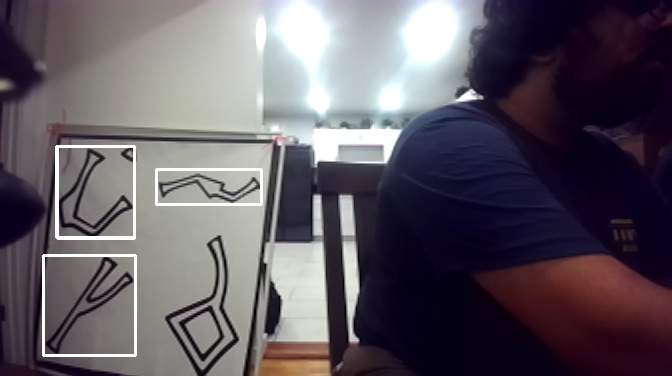
#> input picture mrobosub_perception/src/bbox.png, 672 x 376 px
$ python -i grip_output.py   (imports and definitions only)
#> lines starting #> are read from the running program, lines starting #| are printed output that depends on the picture; after the words box and inside, x2 and y2 are one past the last pixel; in counts of white or black regions, pixels touching at a corner belong together
#> further down, picture is the input picture: shape (376, 672, 3); mean B, G, R 97.6, 88.7, 95.6
import math
from enum import Enum

import cv2
import numpy


class GripPipeline:
    """
    An OpenCV pipeline generated by GRIP.
    """

    def __init__(self):
        """initializes all values to presets or None if need to be set"""

        self.__blur_type = BlurType.Box_Blur
        self.__blur_radius = 3.6036036036036037

        self.blur_output = None

        self.__hsv_threshold_input = self.blur_output
        self.__hsv_threshold_hue = [0.0, 123.93939393939392]
        self.__hsv_threshold_saturation = [45.86330935251798, 255.0]
        self.__hsv_threshold_value = [61.915467625899275, 255.0]

        self.hsv_threshold_output = None

        self.__find_lines_input = self.hsv_threshold_output

        self.find_lines_output = None

        self.__filter_lines_lines = self.find_lines_output
        self.__filter_lines_min_length = 10.0
        self.__filter_lines_angle = [0, 360]

        self.filter_lines_output = None

    def process(self, source0):
        """
        Runs the pipeline and sets all outputs to new values.
        """
        # Step Blur0:
        self.__blur_input = source0
        (self.blur_output) = self.__blur(
            self.__blur_input, self.__blur_type, self.__blur_radius
        )

        # Step HSV_Threshold0:
        self.__hsv_threshold_input = self.blur_output
        (self.hsv_threshold_output) = self.__hsv_threshold(
            self.__hsv_threshold_input,
            self.__hsv_threshold_hue,
            self.__hsv_threshold_saturation,
            self.__hsv_threshold_value,
        )

        # Step Find_Lines0:
        self.__find_lines_input = self.hsv_threshold_output
        (self.find_lines_output) = self.__find_lines(self.__find_lines_input)

        # Step Filter_Lines0:
        self.__filter_lines_lines = self.find_lines_output
        (self.filter_lines_output) = self.__filter_lines(
            self.__filter_lines_lines,
            self.__filter_lines_min_length,
            self.__filter_lines_angle,
        )

    @staticmethod
    def __blur(src, type, radius):
        """Softens an image using one of several filters.
        Args:
            src: The source mat (numpy.ndarray).
            type: The blurType to perform represented as an int.
            radius: The radius for the blur as a float.
        Returns:
            A numpy.ndarray that has been blurred.
        """
#> called with radius = 3.6
        if type is BlurType.Box_Blur:
            ksize = int(2 * round(radius) + 1)
            return cv2.blur(src, (ksize, ksize))
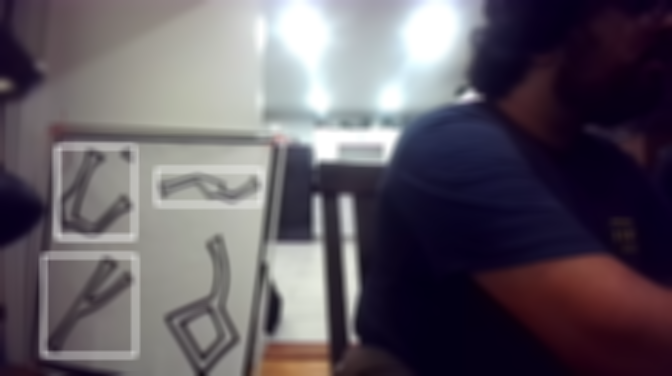
#> returned value: shape (376, 672, 3); mean of channels 0, 1, 2 97.6, 88.7, 95.6; drawn as B, G, R
        elif type is BlurType.Gaussian_Blur:
            ksize = int(6 * round(radius) + 1)
            return cv2.GaussianBlur(src, (ksize, ksize), round(radius))
        elif type is BlurType.Median_Filter:
            ksize = int(2 * round(radius) + 1)
            return cv2.medianBlur(src, ksize)
        else:
            return cv2.bilateralFilter(src, -1, round(radius), round(radius))

    @staticmethod
    def __hsv_threshold(input, hue, sat, val):
        """Segment an image based on hue, saturation, and value ranges.
        Args:
            input: A BGR numpy.ndarray.
            hue: A list of two numbers the are the min and max hue.
            sat: A list of two numbers the are the min and max saturation.
            lum: A list of two numbers the are the min and max value.
        Returns:
            A black and white numpy.ndarray.
        """
        out = cv2.cvtColor(input, cv2.COLOR_BGR2HSV)
#> out: shape (376, 672, 3); mean H, S, V 101.6, 95.4, 103.4
        return cv2.inRange(out, (hue[0], sat[0], val[0]), (hue[1], sat[1], val[1]))
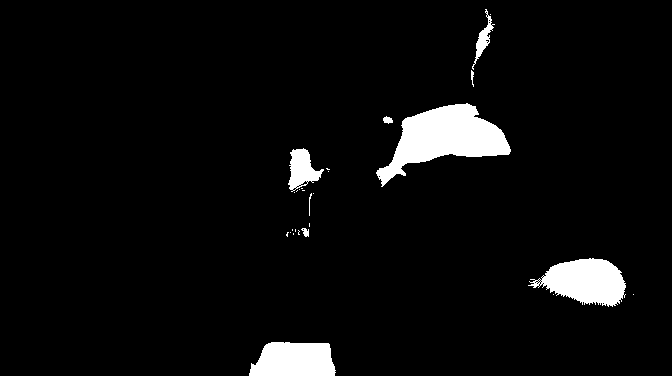
#> returned value: shape (376, 672); 4.8% white; 27 white regions (18 under 20 px), largest, box (x1, y1, x2, y2) and area: (376, 103, 511, 187) 5195, (528, 258, 626, 307) 3017, (249, 342, 336, 376) 2499

    class Line:

        def __init__(self, x1, y1, x2, y2):
            self.x1 = x1
            self.y1 = y1
            self.x2 = x2
            self.y2 = y2

        def length(self):
            return numpy.sqrt(pow(self.x2 - self.x1, 2) + pow(self.y2 - self.y1, 2))

        def angle(self):
            return math.degrees(math.atan2(self.y2 - self.y1, self.x2 - self.x1))

    @staticmethod
    def __find_lines(input):
        """Finds all line segments in an image.
        Args:
            input: A numpy.ndarray.
        Returns:
            A filtered list of Lines.
        """
        detector = cv2.createLineSegmentDetector()
        if len(input.shape) == 2 or input.shape[2] == 1:
            lines = detector.detect(input)
        else:
            tmp = cv2.cvtColor(input, cv2.COLOR_BGR2GRAY)
            lines = detector.detect(tmp)
        output = []
        if len(lines) != 0:
            for i in range(1, len(lines[0])):
                tmp = GripPipeline.Line(
                    lines[0][i, 0][0],
                    lines[0][i, 0][1],
                    lines[0][i, 0][2],
                    lines[0][i, 0][3],
                )
                output.append(tmp)
        return output

    @staticmethod
    def __filter_lines(inputs, min_length, angle):
        """Filters out lines that do not meet certain criteria.
        Args:
            inputs: A list of Lines.
            min_Lenght: The minimum lenght that will be kept.
            angle: The minimum and maximum angles in degrees as a list of two numbers.
        Returns:
            A filtered list of Lines.
        """
#> called with min_length = 10
        outputs = []
        for line in inputs:
            if line.length() > min_length:
                if (line.angle() >= angle[0] and line.angle() <= angle[1]) or (
                    line.angle() + 180.0 >= angle[0]
                    and line.angle() + 180.0 <= angle[1]
                ):
                    outputs.append(line)
        return outputs


BlurType = Enum("BlurType", "Box_Blur Gaussian_Blur Median_Filter Bilateral_Filter")

>>> import cv2
>>> picture = cv2.imread('bbox.png')
>>> result = GripPipeline().process(picture)
